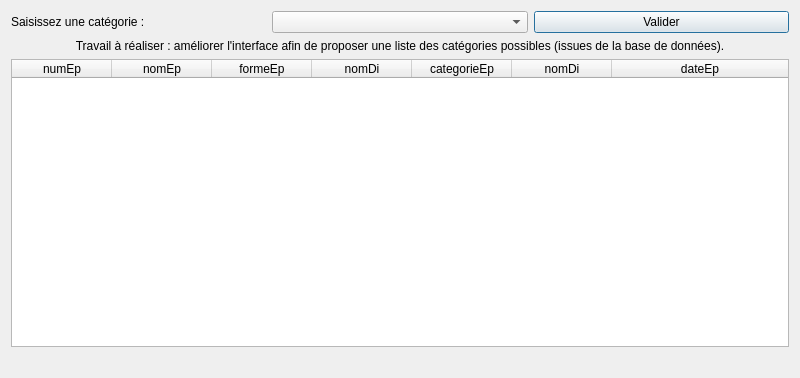
<?xml version="1.0" encoding="UTF-8"?>
<ui version="4.0">
 <class>fct_comp_2</class>
 <widget class="QDialog" name="fct_comp_2">
  <property name="geometry">
   <rect>
    <x>0</x>
    <y>0</y>
    <width>800</width>
    <height>378</height>
   </rect>
  </property>
  <property name="windowTitle">
   <string>Liste des épreuves d'une catégorie (version 2, catégories extraites de la BD)</string>
  </property>
  <layout class="QGridLayout" name="gridLayout">
   <item row="0" column="0">
    <layout class="QHBoxLayout" name="horizontalLayout">
     <item>
      <widget class="QLabel" name="labelEdit_fct_comp_2">
       <property name="text">
        <string>Saisissez une catégorie :</string>
       </property>
      </widget>
     </item>
     <item>
      <widget class="QComboBox" name="lineEdit_fct_comp_2"/>
     </item>
     <item>
      <widget class="QPushButton" name="pushButton_fct_comp_2">
       <property name="text">
        <string>Valider</string>
       </property>
      </widget>
     </item>
    </layout>
   </item>
   <item row="1" column="0">
    <widget class="QLabel" name="labelAFaire_fct_comp_2">
     <property name="text">
      <string>Travail à réaliser : améliorer l'interface afin de proposer une liste des catégories possibles (issues de la base de données).</string>
     </property>
     <property name="alignment">
      <set>Qt::AlignCenter</set>
     </property>
     <property name="wordWrap">
      <bool>true</bool>
     </property>
    </widget>
   </item>
   <item row="2" column="0">
    <widget class="QTableWidget" name="table_fct_comp_2">
     <attribute name="horizontalHeaderMinimumSectionSize">
      <number>50</number>
     </attribute>
     <attribute name="horizontalHeaderStretchLastSection">
      <bool>true</bool>
     </attribute>
     <attribute name="verticalHeaderVisible">
      <bool>false</bool>
     </attribute>
     <column>
      <property name="text">
       <string>numEp</string>
      </property>
     </column>
     <column>
      <property name="text">
       <string>nomEp</string>
      </property>
     </column>
     <column>
      <property name="text">
       <string>formeEp</string>
      </property>
     </column>
     <column>
      <property name="text">
       <string>nomDi</string>
      </property>
     </column>
     <column>
      <property name="text">
       <string>categorieEp</string>
      </property>
     </column>
     <column>
      <property name="text">
       <string>nomDi</string>
      </property>
     </column>
     <column>
      <property name="text">
       <string>dateEp</string>
      </property>
     </column>
    </widget>
   </item>
   <item row="3" column="0">
    <widget class="QLabel" name="label_fct_comp_2">
     <property name="text">
      <string/>
     </property>
     <property name="alignment">
      <set>Qt::AlignCenter</set>
     </property>
    </widget>
   </item>
  </layout>
 </widget>
 <resources/>
 <connections>
  <connection>
   <sender>pushButton_fct_comp_2</sender>
   <signal>clicked()</signal>
   <receiver>fct_comp_2</receiver>
   <slot>refreshResult()</slot>
   <hints>
    <hint type="sourcelabel">
     <x>364</x>
     <y>52</y>
    </hint>
    <hint type="destinationlabel">
     <x>444</x>
     <y>81</y>
    </hint>
   </hints>
  </connection>
 </connections>
 <slots>
  <slot>refreshResult()</slot>
 </slots>
</ui>
